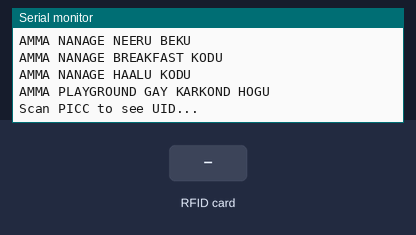
Simulated run of this sketch. Board: Arduino Uno, built with avr-gcc and run on an emulated ATmega328P. Parts: the last lines printed to the serial monitor. The test bench sets the inputs (shaded band).

Above: at 2.3 s.
2.4 s: RFID card 5E 7A 19 C4 held to the reader
At 3.9 s:
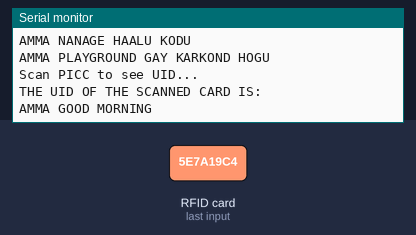
At 8.9 s:
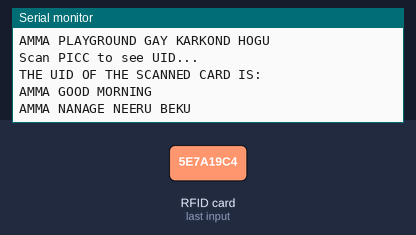

The sketch:

READER_program.ino
```cpp
#include <SPI.h>
#include <MFRC522.h>

#define SS_PIN 10
#define RST_PIN 5
MFRC522 mfrc522(SS_PIN, RST_PIN);  // Create MFRC522 instance.

int readsuccess;
byte readcard[4];
char str[32] = "";
String StrUID;

void setup() {
  Serial.begin(9600); // Initialize serial communications with the PC
  SPI.begin();      // Init SPI bus
  mfrc522.PCD_Init(); // Init MFRC522 card

  Serial.println("CLEARDATA");
  Serial.println("AMMA GOOD MORNING");
  Serial.println("AMMA NANAGE NEERU BEKU");
  Serial.println("AMMA NANAGE BREAKFAST KODU");
  Serial.println("AMMA NANAGE HAALU KODU");
  Serial.println("AMMA PLAYGROUND GAY KARKOND HOGU");

  delay(1000);

  Serial.println("Scan PICC to see UID...");
  Serial.println("");
}
// --------------------------------------------------------------------
void loop() {
  readsuccess = getid();

  if(readsuccess){
    Serial.println( (String) "AMMA GOOD MORNING");
    delay(5000);
    Serial.println( (String) "AMMA NANAGE NEERU BEKU");
    delay(5000);
    Serial.println( (String) "AMMA NANAGE BREAKFAST KODU");
    delay(5000);
    Serial.println( (String) "AMMA NANAGE HAALU KODU");
    delay(5000);
    Serial.println( (String) "AMMA PLAYGROUND GAY KARKOND HOGU");
    delay(5000);
  }
}
// --------------------------------------------------------------------
int getid(){
  if(!mfrc522.PICC_IsNewCardPresent()){
    return 0;
  }
  if(!mfrc522.PICC_ReadCardSerial()){
    return 0;
  }


  Serial.println("THE UID OF THE SCANNED CARD IS:");

  for(int i=0;i<4;i++){
    readcard[i]=mfrc522.uid.uidByte[i]; //storing the UID of the tag in readcard
    array_to_string(readcard, 4, str);
    StrUID = str;
  }
  mfrc522.PICC_HaltA();
  return 1;
}
// --------------------------------------------------------------------
void array_to_string(byte array[], unsigned int len, char buffer[])
{
    for (unsigned int i = 0; i < len; i++)
    {
        byte nib1 = (array[i] >> 4) & 0x0F;
        byte nib2 = (array[i] >> 0) & 0x0F;
        buffer[i*2+0] = nib1  < 0xA ? '0' + nib1  : 'A' + nib1  - 0xA;
        buffer[i*2+1] = nib2  < 0xA ? '0' + nib2  : 'A' + nib2  - 0xA;
    }
    buffer[len*2] = '\0';
}
```

Measured:
- after the input at 2.4 s, the serial monitor: prints a new line at once (image 1)
